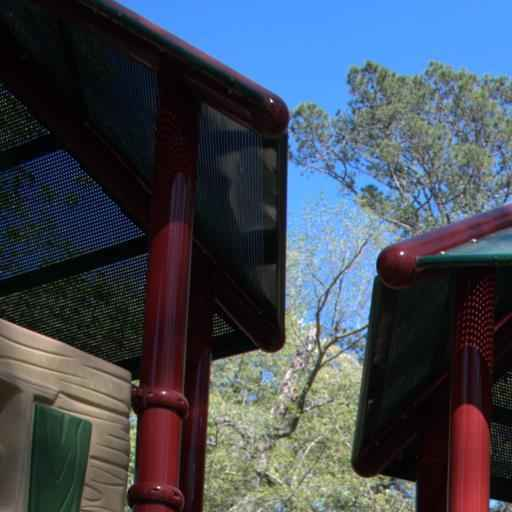
#> input picture data/raw/authentic/1.jpg, 512 x 512 px; its folder holds only this picture in this run
$ python main.py
#> lines starting #> are read from the running program, lines starting #| are printed output that depends on the picture
### src/data_preprocessing.py
import os
import numpy as np
from PIL import Image
from sklearn.model_selection import train_test_split

def load_image(img_path, img_size=(256, 256)):
#> called with img_path = 'data/raw/authentic/1.jpg', img_size = (256, 256)
    img = Image.open(img_path).resize(img_size)
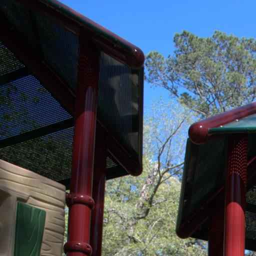
#> img: PIL image 256x256 RGB; mean R, G, B 66.6, 74.6, 86.3
    return np.array(img) / 255.0

def load_dataset(data_dir, img_size=(256, 256)):
    images = []
    labels = []

    for label in ['authentic', 'forged']:
        path = os.path.join(data_dir, label)
        for img_name in os.listdir(path):
            img_path = os.path.join(path, img_name)
            img_array = load_image(img_path, img_size)
            images.append(img_array)
            labels.append(0 if label == 'authentic' else 1)
#> pass 2 of the loop in load_dataset, `for label in ['authentic', 'forged']:`:
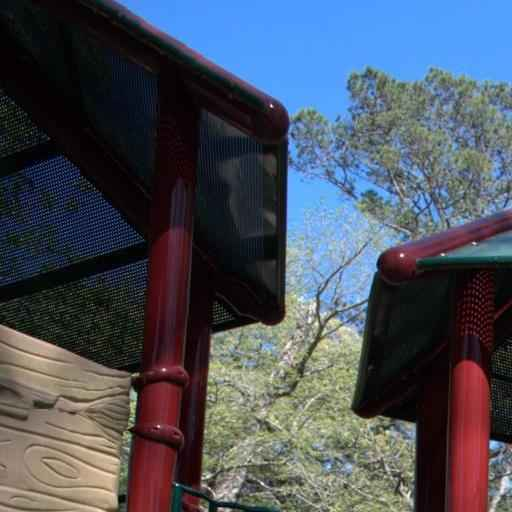
#> input picture data/raw/forged/1.jpg, 512 x 512 px
#> in load_image (call 2), `img = Image.open(img_path).resize(img_size)`:
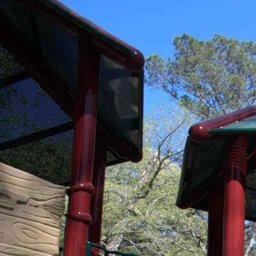
#> img: PIL image 256x256 RGB; mean R, G, B 73.7, 80.2, 91.6

    return np.array(images), np.array(labels)
def split_dataset(images, labels, test_size=0.2, val_size=0.2):
    if len(images) < 3:
        print("Warning: Dataset too small to split. Using all data for training.")
        return images, images, images, labels, labels, labels

    # First split: separate test set
    X_train_val, X_test, y_train_val, y_test = train_test_split(
        images, labels, test_size=test_size, random_state=42
    )

    # Second split: separate validation set from training set
    X_train, X_val, y_train, y_val = train_test_split(
        X_train_val, y_train_val, test_size=val_size/(1-test_size), random_state=42
    )

    return X_train, X_val, X_test, y_train, y_val, y_test

### src/feature_extraction.py
import numpy as np
from skimage.feature import local_binary_pattern

def extract_lbp_features(image, P=8, R=1):
    gray = np.mean(image, axis=2)  # Convert to grayscale
    lbp = local_binary_pattern(gray, P, R, method="uniform")
    hist, _ = np.histogram(lbp.ravel(), bins=np.arange(0, P + 3), range=(0, P + 2))
    return hist / (hist.sum() + 1e-7)  # Normalize the histogram

def extract_features(images):
    return np.array([extract_lbp_features(img) for img in images])

### src/model.py
from sklearn.ensemble import RandomForestClassifier
from sklearn.metrics import accuracy_score, classification_report

class ImageForgeryDetector:
    def _init_(self, n_estimators=100):
        self.model = RandomForestClassifier(n_estimators=n_estimators, random_state=42)

    def train(self, X_train, y_train):
        self.model.fit(X_train, y_train)

    def predict(self, X):
        return self.model.predict(X)

    # [5 lines left out: function evaluate, not called in this run]

### main.py
import sys
import os
sys.path.append(os.path.dirname(os.path.dirname(os.path.abspath(__file__))))

from src.data_preprocessing import load_dataset, split_dataset
from src.feature_extraction import extract_features
from src.model import ImageForgeryDetector
from src.utils import plot_images

# Load and preprocess the dataset
data_dir = 'data/raw'
images, labels = load_dataset(data_dir)
#> labels = [0, 1]

if len(images) == 0:
    print("Error: No images found in the dataset. Please check your data directory.")
    sys.exit(1)

print(f"Total images loaded: {len(images)}")
#| Total images loaded: 2

X_train, X_val, X_test, y_train, y_val, y_test = split_dataset(images, labels)
#> y_train = [0, 1]; y_val = [0, 1]; y_test = [0, 1]

print(f"Training set size: {len(X_train)}")
#| Training set size: 2
print(f"Validation set size: {len(X_val)}")
#| Validation set size: 2
print(f"Test set size: {len(X_test)}")
#| Test set size: 2

# Extract features
X_train_features = extract_features(X_train)
#> in extract_lbp_features, `gray = np.mean(image, axis=2)`:
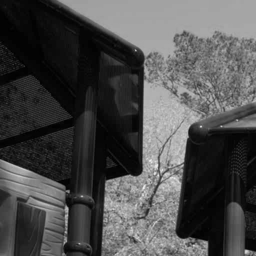
#> gray: shape (256, 256) float64; min 0, max 0.939, mean 0.297
#> in extract_lbp_features, `lbp = local_binary_pattern(gray, P, R, method="uniform")`:
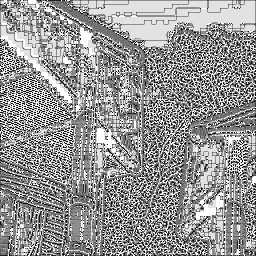
#> lbp: shape (256, 256) float64; min 0, max 9, mean 5.29; drawn with min black and max white
#> in extract_lbp_features, `hist, _ = np.histogram(lbp.ravel(), bins=np.arange(0, P + 3), range=(0..`: hist = [3181, 4657, 2820, 5625, 9492, 10582, 4066, 4846, 11923, 8344]
#> call 2 of extract_lbp_features, with P = 8, R = 1
#> in extract_lbp_features (call 2), `gray = np.mean(image, axis=2)`:
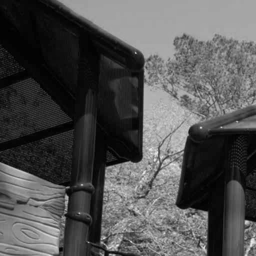
#> gray: shape (256, 256) float64; min 0, max 0.933, mean 0.321
#> in extract_lbp_features (call 2), `lbp = local_binary_pattern(gray, P, R, method="uniform")`:
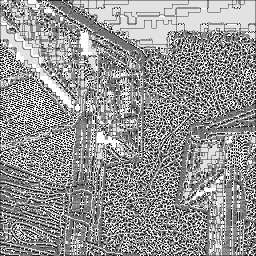
#> lbp: shape (256, 256) float64; min 0, max 9, mean 5.25; drawn with min black and max white
#> in extract_lbp_features (call 2), `hist, _ = np.histogram(lbp.ravel(), bins=np.arange(0, P + 3), range=(0..`: hist = [3429, 4774, 2976, 5677, 9645, 9968, 4095, 4977, 11692, 8303]
X_val_features = extract_features(X_val)
X_test_features = extract_features(X_test)

# Train the model
model = ImageForgeryDetector()
#> (the run stopped early here; a loop or call above may not have finished)
